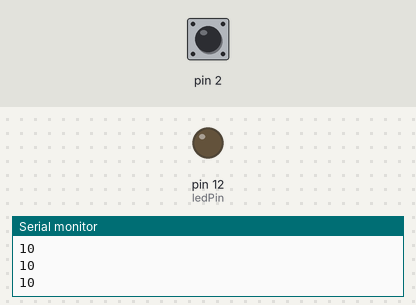
The sketch below on a simulated Arduino Uno, built with avr-gcc and run on an emulated ATmega328P. Shown: output pins drawn as LEDs (lit = HIGH), the last lines printed to the serial monitor. Inputs (shaded band) come from the test bench; at power-on: pin 2 HIGH.

Above: at 1.2 s.
1.3 s: pin 2 pulled LOW for 0.15 s
At 1.38 s:
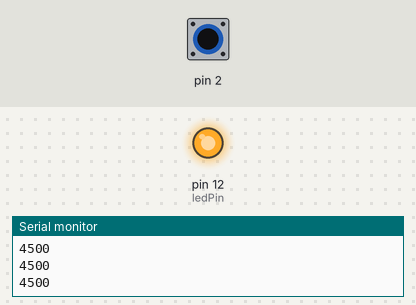
2.9 s: pin 2 pulled LOW for 3.2 s
At 6.4 s:
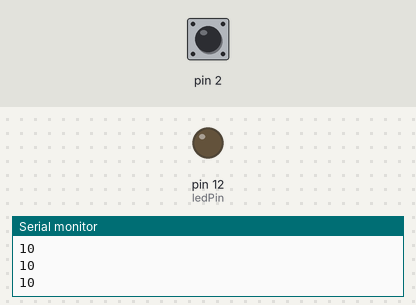
Timing chart, 0 to 7.9 s (numbered marks = the images above; inputs shaded):
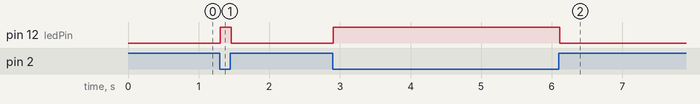

Measured:
- after the input at 1.3 s, pin 12 (ledPin): LOW → HIGH at once, → LOW 0.16 s later
- after the input at 2.9 s, pin 12 (ledPin): LOW → HIGH at once, → LOW 3.2 s later

The sketch:

touchlamp.ino
```cpp
#include <CapacitiveSensor.h>
CapacitiveSensor capSensor = CapacitiveSensor(4,2);
int threshold = 100;
const int ledPin = 12;

void setup() {
  Serial.begin(9600);
  pinMode(ledPin, OUTPUT);
}

void loop() {
  long sensorValue = capSensor.capacitiveSensor(30);
  Serial.println(sensorValue);
  if(sensorValue > threshold){
    digitalWrite(ledPin, HIGH);
  } else {
    digitalWrite(ledPin, LOW);
  }
  delay(10);
}
```
